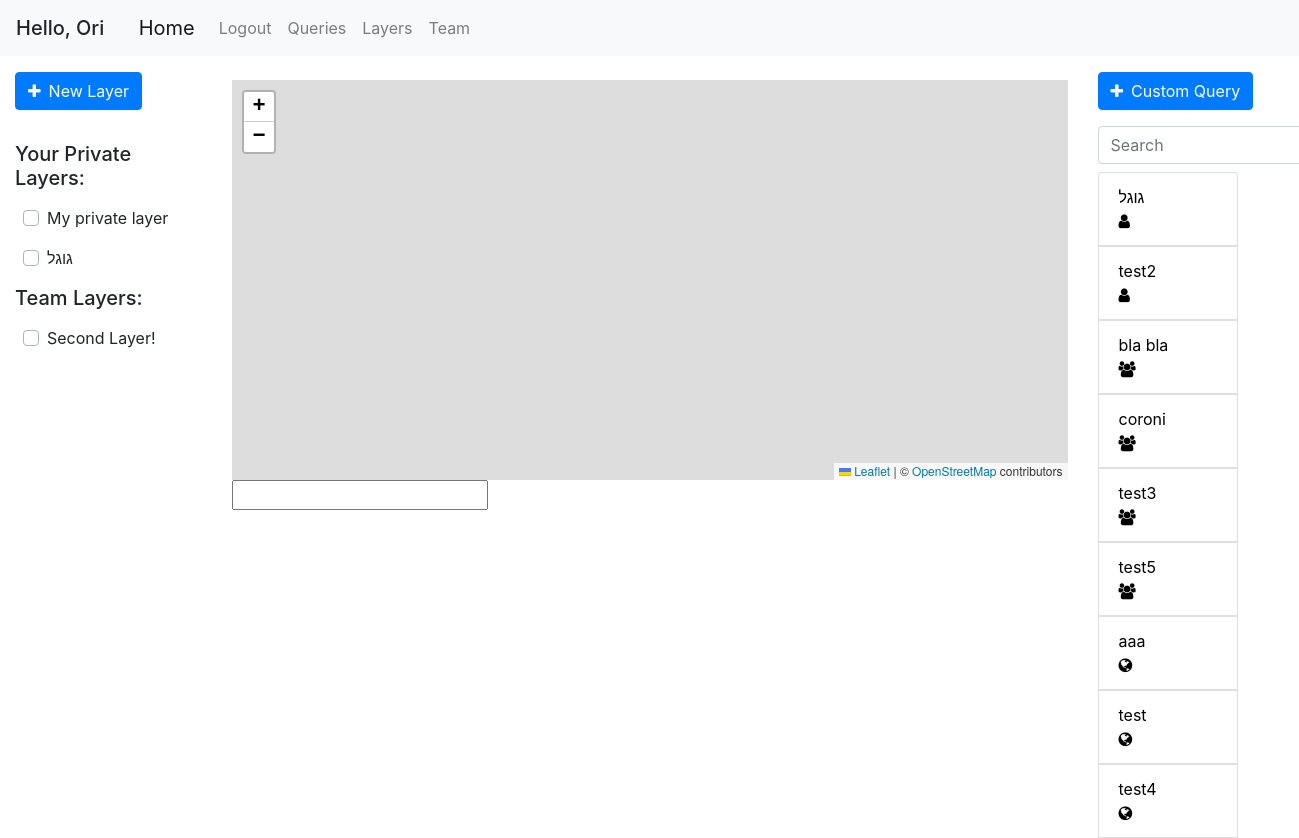
The app's page /home (signed in), older data.
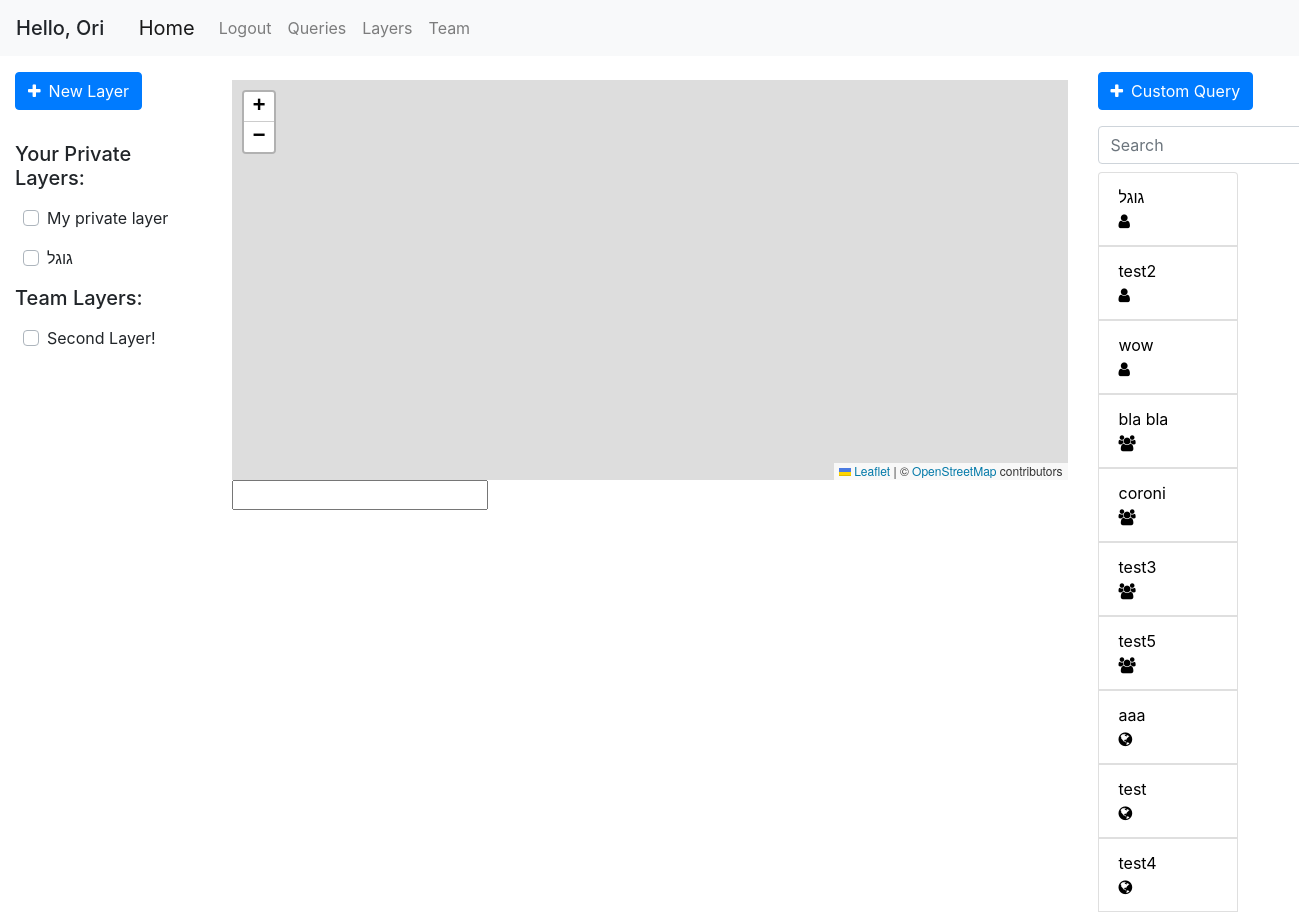
The same page, newer data.
### geoportal/models.py (models this page shows, shortened)
class Layer(db.Model):
    id = db.Column(db.Integer, primary_key=True)
    name = db.Column(db.String(100), nullable=False)
    user_id = db.Column(db.Integer, db.ForeignKey('user.id'), nullable=False)
    default_color = db.Column(db.String(20), default='blue')
    only_user = db.Column(db.Boolean, default=True)
    only_team = db.Column(db.Boolean, default=False)
    public = db.Column(db.Boolean, default=False)
    points = db.relationship('Point', backref='layer', lazy=True)
    polygons = db.relationship('Polygon', backref='layer', lazy=True)

class Query(db.Model):
    id = db.Column(db.Integer, primary_key=True)
    user_id = db.Column(db.Integer, db.ForeignKey('user.id'), nullable=False, default=0)
    query_name = db.Column(db.String(120))
    db_name = db.Column(db.String(20))
    date_uploaded = db.Column(db.DateTime, nullable=False, default=datetime.datetime.now)
    last_update_time = db.Column(db.DateTime, nullable=False, default=datetime.datetime.now)
    query_text = db.Column(db.Text, nullable=False, default='')
    only_user = db.Column(db.Boolean, default=False)
    only_team = db.Column(db.Boolean, default=False)
    public = db.Column(db.Boolean, default=True)
    parameters = db.relationship('QueryTextParameters', backref='query', lazy=True)

### geoportal/main/views.py (the view)
@main.route('/')
@main.route('/home')
def home():
    return render_template('home.html', queries=get_allowed_queries(), layers=get_allowed_layers(), favorite_layers=get_favorite_layers())

### geoportal/mapping/utils.py (called while the page is built)
def marked_layers_first(layers):
    return sorted(layers, key=lambda layer: UserMarkedLayer.query.filter(and_(UserMarkedLayer.layer_id == layer.id, UserMarkedLayer.user_id == current_user.id)).first() is not None, reverse=True)

def get_allowed_layers():
    if current_user.is_authenticated:
        layers = Layer.query.all()
        authorized_layers = []
        for layer in layers:
            if (layer.only_team and User.query.get(layer.user_id).team_id == current_user.team_id) or layer.user_id == current_user.id:
                authorized_layers.append(layer)
        layers = authorized_layers
        layers = marked_layers_first(layers)
    else:
        layers = []
    return layers

def get_favorite_layers():
    if current_user.is_authenticated:
        marked_layers = db.session.query(UserMarkedLayer.layer_id).filter_by(user_id=current_user.id).all()
        return [layer[0] for layer in marked_layers]
    return []

### geoportal/models.py (called while the page is built)
@login_manager.user_loader
def load_user(user_id):
    return User.query.get(int(user_id))

### geoportal/templates/home.html (shortened to what this page needs)
{% extends "base.html" %}
{% block left_sidebar %}
{% if current_user.is_authenticated %}
<button type="button" class="btn btn-primary mb-3 mt-3" data-toggle="modal" data-target="#add-layer">
  <span class="fa fa-plus mr-2"></span>New Layer
</button>
{% endif %}
{% if current_user.is_authenticated %}
    <h5 class="disply-5 mt-3">Your Private Layers:</h5>
    {% for layer in layers %}
        {% if layer.only_user %}
        <div class="row ml-2 mt-3 custom-control custom-checkbox justify-content-between">
            <label class="custom-control-label" for="checkbox-{{ layer.id }}">{{ layer.name }}</label>
        </div>
        {% endif %}
    {% endfor %}
    <h5 class="disply-5 mt-3">Team Layers:</h5>
    {% for layer in layers %}
        {% if layer.only_team %}
        <div class="row ml-2 mt-3 custom-control custom-checkbox">
            <label class="custom-control-label" for="checkbox-{{ layer.id }}">{{ layer.name }}</label>
        </div>
        {% endif %}
    {% endfor %}
{% endif %}
{% endblock left_sidebar %}
{% block content %}
<div id="myMap" class="mt-4"></div>
<input type="text" id="current-point">
{% endblock content %}
{% block right_sidebar %}
<button type="button" class="btn btn-primary mt-3" data-toggle="modal" data-target="#run-query">
  <span class="fa fa-plus mr-2"></span>Custom Query
</button>
<form class="form-inline my-2 my-lg-0">
    <input class="form-control mr-sm-2 mt-3 mb-2" type="search" placeholder="Search" aria-label="Search" id="queries_search" onkeyup="filterQueries()">
</form>
<div class="col-sm-10 pl-0">
    <div class="list-group">
    {% for query in queries %}
        <button name="query-selector" class="list-group-item" id="{{ query.id }}" style="text-align: justify;">
            <div class="row justify-content-between pr-2">
                <div class="col-sm-10">
                    {{ query.query_name }}
                </div>
                <div class="col-sm-1">
                    {% if query.only_user %}
                        <span class="fa fa-user"></span>
                    {% elif query.only_team %}
                        <span class="fa fa-users"></span>
                    {% else %}
                        <span class="fa fa-globe"></span>
                    {% endif %}
                </div>
            </div>
        </button>
    {% endfor %}
    </div>
</div>
{% endblock right_sidebar %}

Row changes from the older to the newer data that the page shows:
added Query: query_name "wow", only_user True (drawn)
